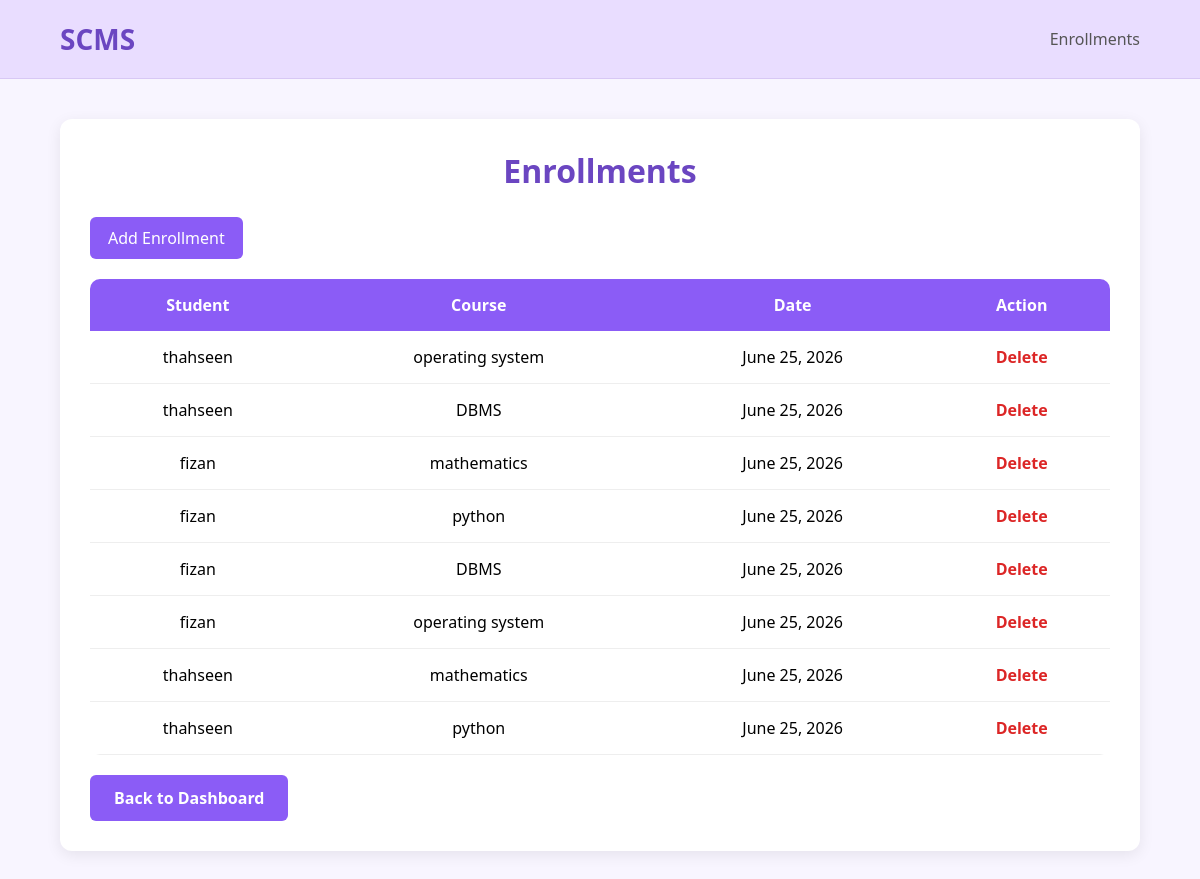
The app's page /enrollments/ (signed in) with its own data.
### myapp/models.py (models this page shows, shortened)
class Enrollment(models.Model):
    student = models.ForeignKey(
        User,
        on_delete=models.CASCADE
    )
    course = models.ForeignKey(
        Course,
        on_delete=models.CASCADE
    )
    enrolled_on = models.DateField(
        auto_now_add=True
    )

class Course(models.Model):
    course_name = models.CharField(
        max_length=100
    )
    course_code = models.CharField(
        max_length=20,
        unique=True
    )
    description = models.TextField()
    faculty = models.ForeignKey(
        User,
        on_delete=models.SET_NULL,
        null=True,
        blank=True
    )

### myapp/views.py (the view)
@login_required
@user_passes_test(is_faculty)
def enrollment_list(request):
    enrollments = Enrollment.objects.all()
    return render(
        request,
        'enrollment_list.html',
        {'enrollments': enrollments}
    )

### myapp/views.py (called while the page is built)
def is_faculty(user):
    if user.is_superuser:
        return True
    return (
        hasattr(user, 'userprofile')
        and user.userprofile.role == 'Faculty'
    )

### templates/enrollment_list.html (shortened to what this page needs)
<!DOCTYPE html>
<html lang="en">
<head>
</head>
<body>
    <div class="head">
        <h2>SCMS</h2>
        <span>Enrollments</span>
    </div>
    <div class="container">
        <div class="card">
            <h1>Enrollments</h1>
            <a href="{% url 'add_enrollment' %}" class="add-btn">
                Add Enrollment
            </a>
            <table>
                <tr>
                    <th>Student</th>
                    <th>Course</th>
                    <th>Date</th>
                    <th>Action</th>
                </tr>
                {% for enrollment in enrollments %}
                <tr>
                    <td>{{ enrollment.student.username }}</td>
                    <td>{{ enrollment.course.course_name }}</td>
                    <td>{{ enrollment.enrolled_on }}</td>
                    <td>
                        <a href="{% url 'delete_enrollment' enrollment.id %}" class="delete-btn">
                            Delete
                        </a>
                    </td>
                </tr>
                {% endfor %}
            </table>
            {% if request.user.is_superuser %}
            <a href="{% url 'admin_dashboard' %}" class="back-btn">
                Back to Dashboard
            </a>
            {% elif request.user.userprofile.role == 'Faculty' %}
            <a href="{% url 'faculty_dashboard' %}" class="back-btn">
                Back to Dashboard
            </a>
            {% else %}
            <a href="{% url 'student_dashboard' %}" class="back-btn">
                Back to Dashboard
            </a>
            {% endif %}
        </div>
    </div>
</body>
</html>

### templates/enrollment_list.html (style rules this page uses)
* { margin: 0; padding: 0; box-sizing: border-box; }
body { background: #f8f5ff; font-family: 'Segoe UI', sans-serif; min-height: 100vh; }
.head { display: flex; justify-content: space-between; align-items: center; padding: 20px 60px; background-color: #e9ddff; border-bottom: 1px solid #d8c8f5; }
.head h2 { color: #6b46c1; font-size: 28px; }
.head span { color: #555; font-size: 16px; }
.container { width: 90%; max-width: 1100px; margin: 40px auto; }
.card { background: white; padding: 30px; border-radius: 12px; box-shadow: 0 4px 15px rgba(0, 0, 0, .08); }
h1 { text-align: center; color: #6b46c1; margin-bottom: 25px; }
.add-btn { display: inline-block; text-decoration: none; background: #8b5cf6; color: white; padding: 10px 18px; border-radius: 6px; margin-bottom: 20px; transition: .3s; }
table { width: 100%; border-collapse: collapse; border-radius: 10px; overflow: hidden; }
th { background: #8b5cf6; color: white; padding: 15px; }
td { padding: 15px; border-bottom: 1px solid #eee; text-align: center; }
.delete-btn { text-decoration: none; color: #dc2626; font-weight: 600; }
.back-btn { display: inline-block; text-decoration: none; background: #8b5cf6; color: white; padding: 12px 24px; border-radius: 6px; font-weight: 600; margin-top: 20px; transition: .3s; }

### records on screen
Enrollment: student.username "thahseen", course.course_name "operating system", enrolled_on "June 25, 2026"
Enrollment: student.username "thahseen", course.course_name "DBMS", enrolled_on "June 25, 2026"
Enrollment: student.username "fizan", course.course_name "mathematics", enrolled_on "June 25, 2026"
Enrollment: student.username "fizan", course.course_name "python", enrolled_on "June 25, 2026"
Enrollment: student.username "fizan", course.course_name "DBMS", enrolled_on "June 25, 2026"
Enrollment: student.username "fizan", course.course_name "operating system", enrolled_on "June 25, 2026"
Enrollment: student.username "thahseen", course.course_name "mathematics", enrolled_on "June 25, 2026"
Enrollment: student.username "thahseen", course.course_name "python", enrolled_on "June 25, 2026"
